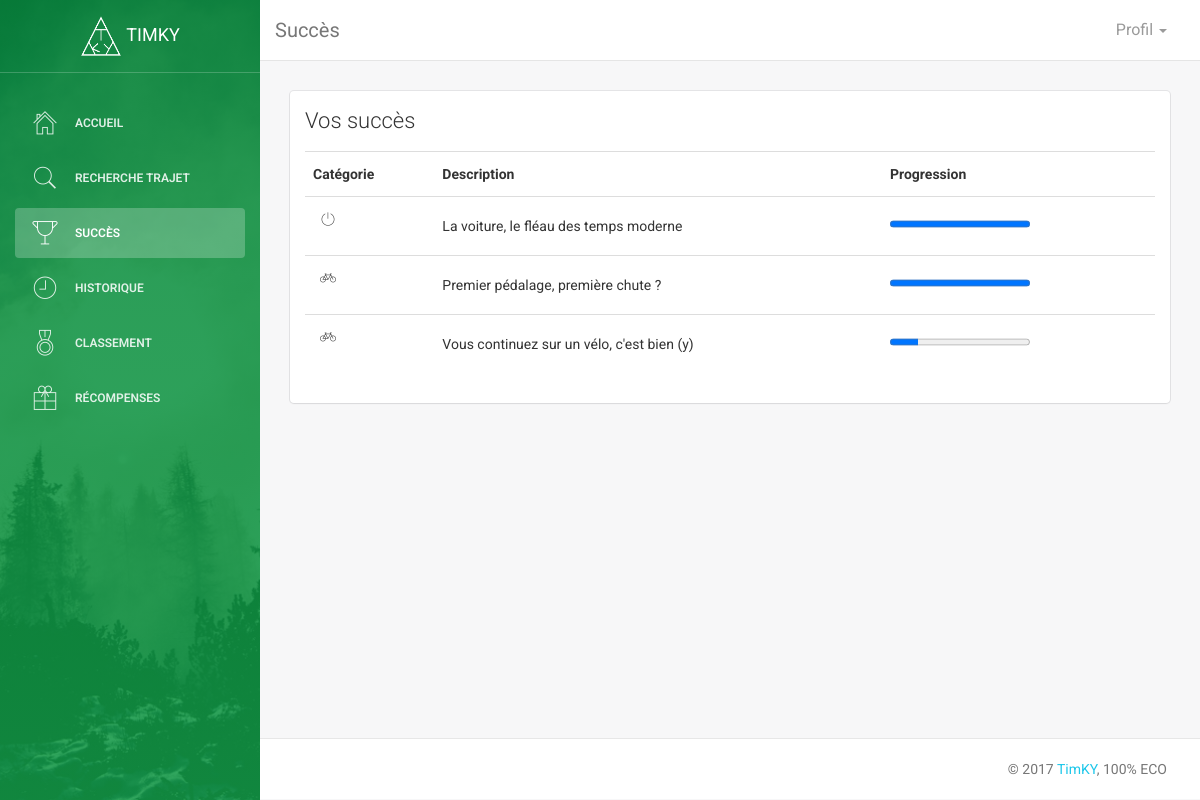
Screenshot of /frontoffice/succes.php (signed in) with the database file from the repository.
### tables this page shows
CREATE TABLE `succes` (
  `id_succes` int(8) UNSIGNED NOT NULL,
  `description` text NOT NULL,
  `id_user` int(11) DEFAULT NULL,
  `atteint` tinyint(1) DEFAULT NULL,
  `categorie` varchar(100) NOT NULL,
  `nombre_atteint` int(8) UNSIGNED DEFAULT NULL,
  `titre` varchar(50) NOT NULL
);

### frontoffice/succes.php (the view, shortened to what this page needs)
<!doctype html>
<html lang="fr">
<head>
	<link href="../assets/css/bootstrap.min.css" rel="stylesheet" />
	<link href="../assets/css/animate.min.css" rel="stylesheet" />
	<link href="../assets/css/light-bootstrap-dashboard.css" rel="stylesheet" />
	<link href="../assets/css/demo.css" rel="stylesheet" />
	<link href="http://maxcdn.bootstrapcdn.com/font-awesome/4.2.0/css/font-awesome.min.css" rel="stylesheet">
	<link href="../assets/css/pe-icon-7-stroke.css" rel="stylesheet" />
</head>
<body>
	<div class="wrapper">
		<div class="sidebar" data-color="green" data-image="../assets/img/sidebar-5.jpg">
			<div class="sidebar-wrapper">
				<div class="logo">
					<a href="#" class="simple-text">
						<img src="../assets/img/logo_white.png" alt="..." width="42" height="42">
                    TimKY
                </a>
				</div>
				<ul class="nav">
					<li>
						<a href="index.php">
							<i class="pe-7s-home"></i>
							<p>Accueil</p>
						</a>
					</li>
					<li>
						<a href="recherchetrajet.php">
							<i class="pe-7s-search"></i>
							<p>Recherche Trajet</p>
						</a>
					</li>
					<li class="active">
						<a href="succes.php">
							<i class="pe-7s-cup"></i>
							<p>Succès</p>
						</a>
					</li>
					<li>
						<a href="historique.php">
							<i class="pe-7s-clock"></i>
							<p>Historique
							</p>
						</a>
					</li>
					<li>
						<a href="classement.php">
							<i class="pe-7s-medal"></i>
							<p>Classement</p>
						</a>
					</li>
					<li>
						<a href="recompenses.php">
							<i class="pe-7s-gift"></i>
							<p>Récompenses</p>
						</a>
					</li>
				</ul>
			</div>
		</div>
		<div class="main-panel">
			<nav class="navbar navbar-default navbar-fixed">
				<div class="container-fluid">
					<div class="navbar-header">
						<a class="navbar-brand" href="#">Succès</a>
					</div>
					<div class="collapse navbar-collapse">
						<ul class="nav navbar-nav navbar-right">
							<li class="dropdown">
								<a href="#" class="dropdown-toggle" data-toggle="dropdown">
									<p>
										Profil
										<b class="caret"></b>
									</p>
								</a>
							</li>
						</ul>
					</div>
				</div>
			</nav>
			<div class="content">
				<div class="container-fluid">
					<div class="row">
						<div class="col-md-12">
							<div class="card">
								<div class="header">
									<h4 class="title">Vos succès</h4>
								</div>
								<div class="content">
                  <?php
                  include '../config/connectdb.php';
                  $sql = 'select * from histo_trajet where vehicule="velo" and id_user="'.$_SESSION['user_id'].'";';
                  $result = mysqli_query($conn,$sql);
                  $nbVelo= mysqli_num_rows($result);
                  $sql = 'select * from histo_trajet where (vehicule="velo" or vehicule="pied") and id_user="'.$_SESSION['user_id'].'";';
                  $result = mysqli_query($conn,$sql);
                  $nbSansVoiture= mysqli_num_rows($result);
                  $sql = 'select * from succes where id_user='.$_SESSION['user_id'].' order by categorie;';
                  $result = mysqli_query($conn,$sql);
                  echo '<table class="table"><th>Catégorie</th><th>Description</th><th>Progression</th>';
                  while($row = mysqli_fetch_array($result, MYSQLI_ASSOC)) {
                    echo '<tr>';
                    if($row['categorie']=='NbVelo'){
                      echo '<td>';
                      echo '<p><i class="pe-7s-bicycle"></i></p>';
                      echo '</td><td>';
                      echo $row['description'];
                      echo '</td><td>';
                      if($row['atteint']==true){
                        echo '<progress value="100" max="100">100%</progress>';
                      }
                      else{
                        echo '<progress value="'.$nbVelo.'"" max="'.$row["nombre_atteint"].'"></progress>';
                      }
                      echo '</td>';
                    }
                    if($row['categorie']=='NbSansVoiture'){
                      echo '<td>';
                      echo '<p><i class="pe-7s-power"></i></p>';
                      echo '</td><td>';
                      echo $row['description'];
                      echo '</td><td>';
                      if($row['atteint']==true){
                        echo '<progress value="100" max="100">100%</progress>';
                      }
                      else{
                        echo '<progress value="'.$nbSansVoiture.'"" max="'.$row["nombre_atteint"].'"></progress>';
                      }
                      echo '</td>';
                    }
                    echo '</tr>';
                  }
                  echo '</table>';
                  ?>
								</div>
							</div>
						</div>
					</div>
				</div>
			</div>
			<footer class="footer">
				<div class="container-fluid">
					<p class="copyright pull-right">
						&copy;
						 <a href="index.html">TimKY</a>, 100% ECO
					</p>
				</div>
			</footer>
		</div>
	</div>
</body>
</html>

### rows the page displays
succes: description "La voiture, le fléau des temps moderne", atteint 1 (drawn)
succes: description "Premier pédalage, première chute ?", atteint 1 (drawn)
succes: description "Vous continuez sur un vélo, c'est bien (y)", nombre_atteint 10 (drawn)
